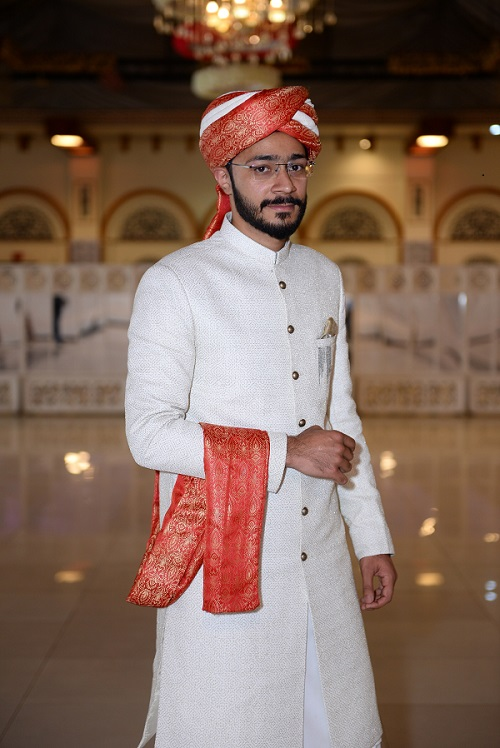
#> input picture resources/imgs.jpg, 500 x 748 px
$ python 17-Chapter_17.py
#> lines starting #> are read from the running program, lines starting #| are printed output that depends on the picture
# joining two iages
import cv2 as cv
import numpy as np

img = cv.imread('resources/imgs.jpg')
#> img is the input picture: shape (748, 500, 3); mean B, G, R 90.1, 103.5, 129
img1 = cv.imread('resources/imgs1.jpg')
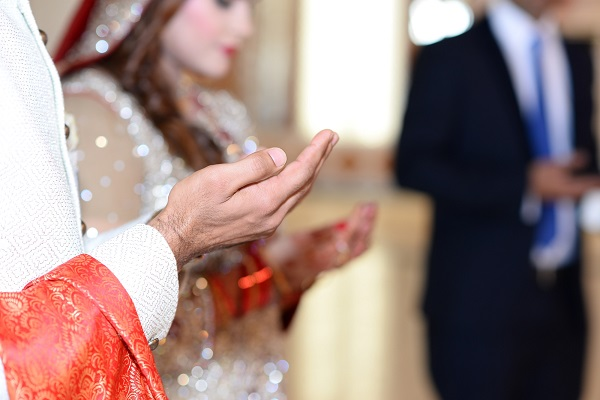
#> input picture resources/imgs1.jpg, 600 x 400 px
#> img1 is the input picture: shape (400, 600, 3); mean B, G, R 128, 132.6, 156.2


# stacking same image

# 1- Horizontal stack
hor_img = np.hstack((img, img))
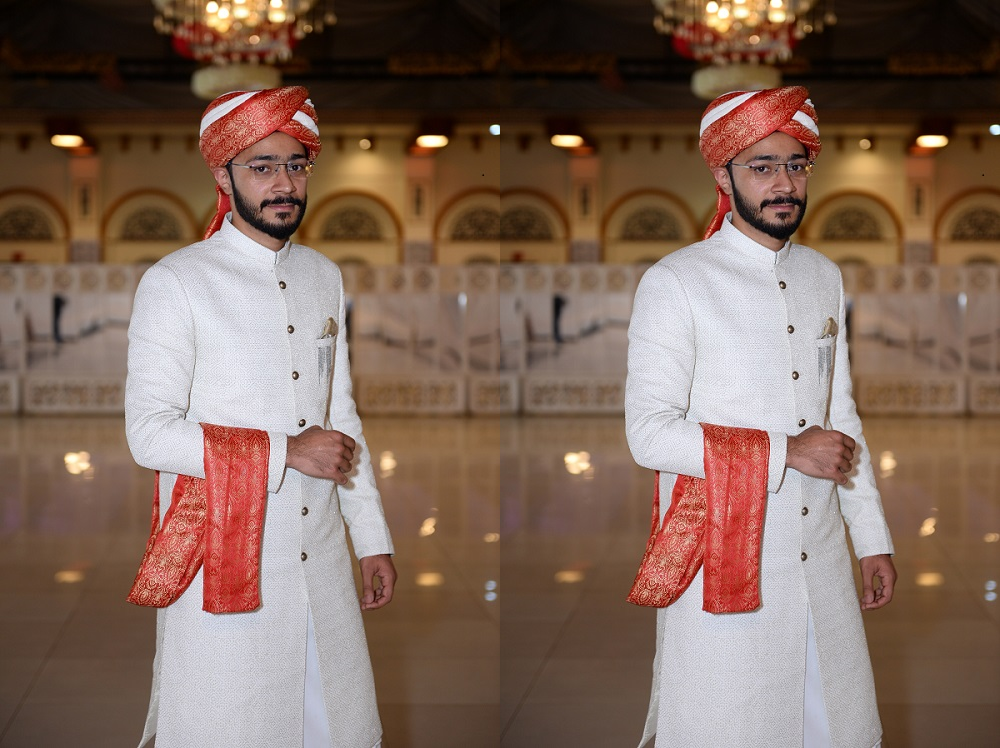
#> hor_img: shape (748, 1000, 3); mean B, G, R 90.1, 103.5, 129

# 1- Vertical stack
ver_img = np.vstack((img1, img1))
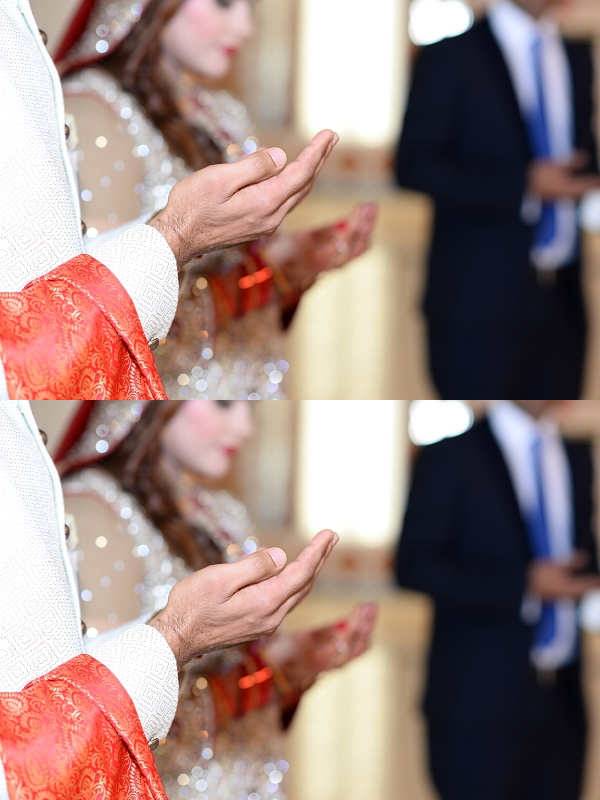
#> ver_img: shape (800, 600, 3); mean B, G, R 128, 132.6, 156.2


cv.imshow('Horizontol', hor_img)
cv.imshow('Vertical', ver_img)

cv.waitKey(0)
cv.destroyAllWindows
